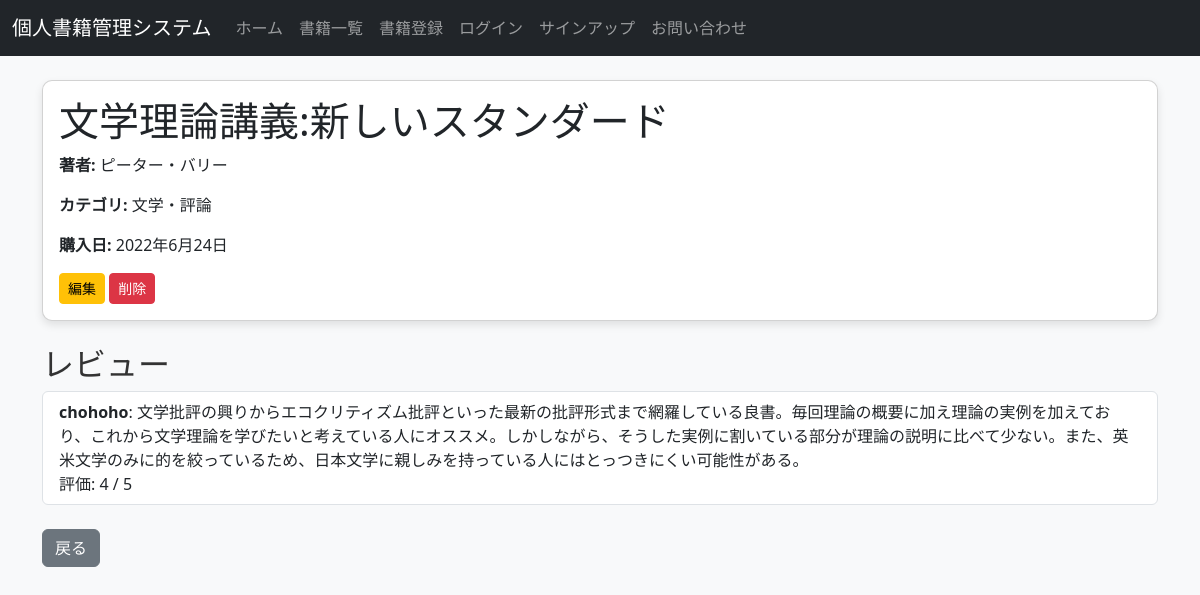
Page /books/1/ on the committed database.
### books/models.py (models this page shows, shortened)
class Book(models.Model):
    title = models.CharField(max_length=200, verbose_name='タイトル')
    author = models.CharField(max_length=100, verbose_name='著者')
    category = models.ForeignKey(Category, on_delete=models.SET_NULL, null=True, blank=True, verbose_name="カテゴリ")
    purchase_date = models.DateField(verbose_name='購入日')
    cover_image = models.ImageField(upload_to='book_covers/', blank=True, null=True, verbose_name='表紙画像')
    user = models.ForeignKey(User, on_delete=models.CASCADE, verbose_name='登録者')

class Category(models.Model):
    name = models.CharField(max_length=100, unique=True, verbose_name='カテゴリ')
    def __str__(self):
        return self.name

### reviews/models.py (models this page shows, shortened)
class Review(models.Model):
    book = models.ForeignKey(Book, related_name='reviews', on_delete=models.CASCADE)
    user = models.ForeignKey(User, on_delete=models.CASCADE)
    comment = models.TextField()
    rating = models.IntegerField(choices=[(i, i) for i in range(1, 6)])
    created_at = models.DateTimeField(auto_now_add=True)

### books/views.py (the view)
# urls.py: path('<int:pk>/', views.book_detail, name='book_detail'),
def book_detail(request, pk):
    book = get_object_or_404(Book, pk=pk)
    reviews = book.reviews.all()
    return render(request, 'books/book_detail.html', {'book': book, 'reviews': reviews})

### books/templates/books/book_detail.html (shortened to what this page needs)
{% extends 'base.html' %}
{% block content %}
<div class="card mb-4">
    <div class="card-body">
        <h1 class="card-title">{{ book.title }}</h1>
        <p><strong>著者:</strong> {{ book.author }}</p>
        <p><strong>カテゴリ:</strong> {{ book.category }}</p>
        <p><strong>購入日:</strong> {{ book.purchase_date }}</p>
        <div>
            <a href="{% url 'book_update' book.pk %}" class="btn btn-warning btn-sm">編集</a>
            <a href="{% url 'book_delete' book.pk %}" class="btn btn-danger btn-sm">削除</a>
        </div>
    </div>
</div>
<h2 class="mt-4">レビュー</h2>
<ul class="list-group">
    {% for review in book.reviews.all %}
        <li class="list-group-item">
            <strong>{{ review.user.username }}</strong>: {{ review.comment }}
            <br>評価: {{ review.rating }} / 5
            <br>
        </li>
    {% empty %}
        <li class="list-group-item">まだレビューがありません。</li>
    {% endfor %}
</ul>
<div class="mt-4">
    <a href="{% url 'book_list' %}" class="btn btn-secondary">戻る</a>
</div>
{% endblock %}

### books/static/css/style.css (style rules this page uses)
body { background-color: #f8f9fa; }
.card { box-shadow: 0 4px 8px rgba(0, 0, 0, 0.1); }
.card { border-radius: 10px; box-shadow: 0 4px 8px rgba(0, 0, 0, 0.1); }
h2 { color: #333; }

### rows in the picture
Book: title "文学理論講義:新しいスタンダード", author "ピーター・バリー", category "文学・評論", purchase_date "2022年6月24日"
Review: user.username "chohoho", comment "文学批評の興りからエコクリティズム批評といった最新の批評形式まで網羅している良書。毎回理論の概要に加え理論の実例を加えており、これから文学理論を学びたいと考えている人にオススメ。しかしながら、そうした実例に割いている部分が理論の説明に比べて少ない。また、英米文学のみに的を絞っているため、日本文学に親しみを持っている人にはとっつきにくい可能性がある。", rating "4"
